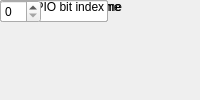
<?xml version="1.0" encoding="UTF-8"?>
<ui version="4.0">
 <class>MainWindow</class>
 <widget class="QMainWindow" name="MainWindow">
  <property name="windowTitle"><string>I2C Interface</string></property>
  <widget class="QWidget" name="centralwidget">
   <!-- NOTE: this is a simplified structural mirror of the generated
        <module>_ui.py, not a full round-trip Designer file. Regenerate
        both from the same spec if you need to edit layout by hand. -->
       <widget class="QLabel" name="label_name">
     <property name="text"><string>Block name</string></property>
    </widget>
       <widget class="QLineEdit" name="name">
     <property name="toolTip"><string>A name you choose for this block instance, e.g. to note what it's used for in this design. Shown below the block on the diagram.</string></property>
    </widget>
       <widget class="QLabel" name="label_sda_gpio">
     <property name="text"><string>SDA GPIO block name</string></property>
    </widget>
       <widget class="QLineEdit" name="sda_gpio"/>
       <widget class="QLabel" name="label_sda_gpio_index">
     <property name="text"><string>SDA GPIO bit index</string></property>
    </widget>
       <widget class="QSpinBox" name="sda_gpio_index"/>
       <widget class="QLabel" name="label_scl_gpio">
     <property name="text"><string>SCL GPIO block name</string></property>
    </widget>
       <widget class="QLineEdit" name="scl_gpio"/>
       <widget class="QLabel" name="label_scl_gpio_index">
     <property name="text"><string>SCL GPIO bit index</string></property>
    </widget>
       <widget class="QSpinBox" name="scl_gpio_index"/>
  </widget>
 </widget>
 <resources/>
 <connections/>
</ui>
